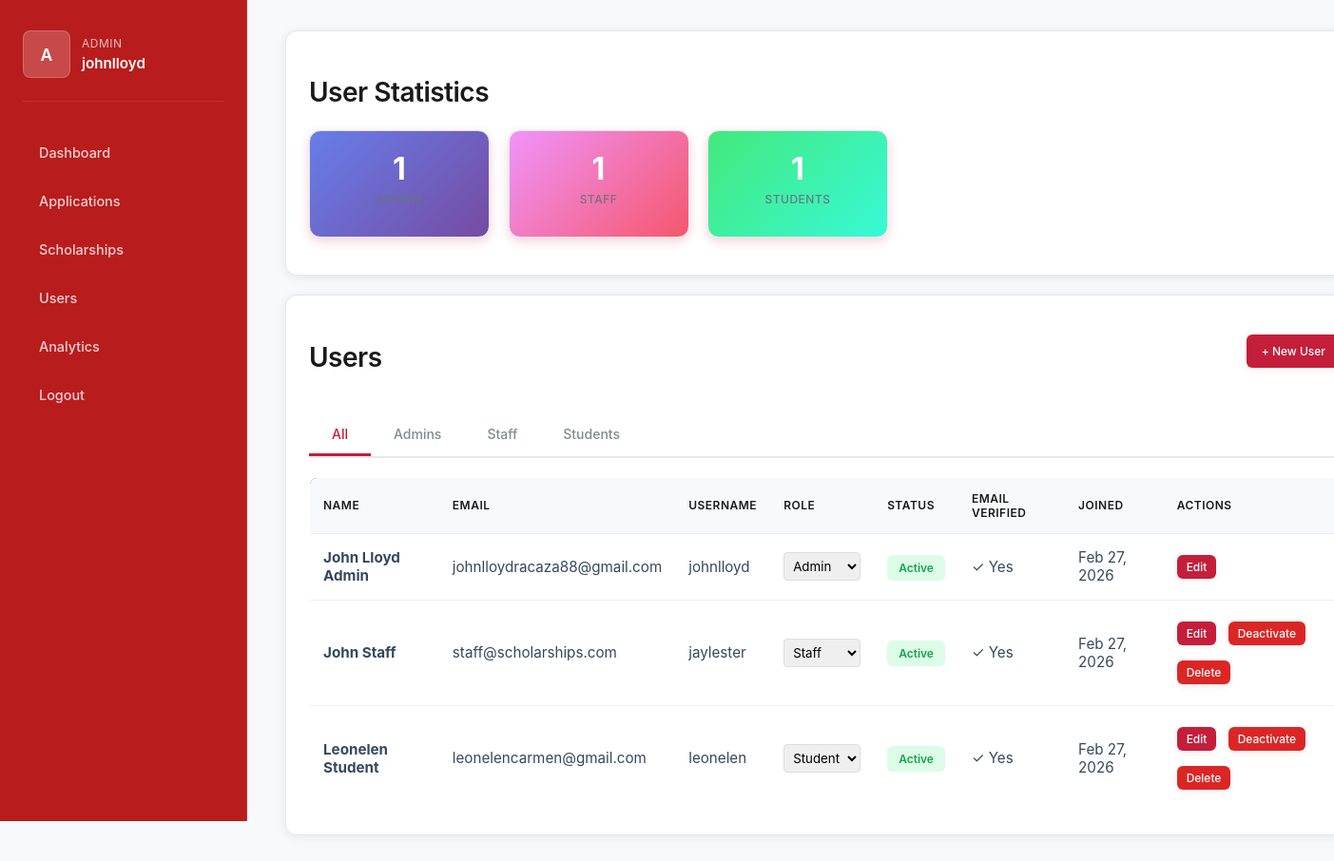
The page /admin/users.php (signed in) on the database its author committed.
### tables this page shows
CREATE TABLE `users` (
  `id` int(11) NOT NULL,
  `username` varchar(100) NOT NULL,
  `password` varchar(255) NOT NULL,
  `first_name` varchar(100) NOT NULL,
  `last_name` varchar(100) NOT NULL,
  `email` varchar(150) NOT NULL,
  `phone` varchar(50) DEFAULT NULL,
  `address` text DEFAULT NULL,
  `role` enum('admin','student','staff') DEFAULT 'student',
  `active` tinyint(1) DEFAULT 1,
  `email_verified` tinyint(1) DEFAULT 0,
  `created_at` datetime DEFAULT current_timestamp(),
  `updated_at` datetime DEFAULT current_timestamp() ON UPDATE current_timestamp(),
  `secret_question` varchar(255) DEFAULT NULL,
  `secret_answer_hash` varchar(255) DEFAULT NULL
);

### helpers/SecurityHelper.php (called while the page is built, shortened)
<?php
function sanitizeString($string) {
    return htmlspecialchars(trim($string), ENT_QUOTES, 'UTF-8');
}

### admin/users.php (the view, shortened to what this page needs)
<?php
require_once __DIR__ . '/../helpers/SecurityHelper.php';
$pdo = getPDO();
$filter = $_GET['role'] ?? '';
$query = "
    SELECT id, username, first_name, last_name, email, role, active, created_at, email_verified
    FROM users
";
$params = [];
$query .= " ORDER BY created_at DESC";
$stmt = $pdo->prepare($query);
$stmt->execute($params);
$users = $stmt->fetchAll(PDO::FETCH_ASSOC) ?: [];
$roleCounts = [];
foreach (['admin', 'staff', 'student'] as $role) {
    $stmt = $pdo->query("SELECT COUNT(*) FROM users WHERE role = '$role'");
    $roleCounts[$role] = $stmt->fetchColumn() ?: 0;
}
?>
<!DOCTYPE html>
<html lang="en">
<head>
    <link rel="stylesheet" href="../assets/style.css">
    <link rel="stylesheet" href="../member/dashboard.css">
</head>
<body>
    <div class="dashboard-app">
        <aside class="sidebar">
            <div class="profile">
                <div class="avatar">A</div>
                <div>
                    <div class="welcome">Admin</div>
                    <div class="username"><?= htmlspecialchars($_SESSION['user']['username']) ?></div>
                </div>
            </div>
            <nav>
                <a href="dashboard.php">Dashboard</a>
                <a href="applications.php">Applications</a>
                <a href="scholarships.php">Scholarships</a>
                <a href="users.php">Users</a>
                <a href="analytics.php">Analytics</a>
                <a href="../auth/logout.php">Logout</a>
            </nav>
        </aside>
        <main class="main">
        <div class="panel">
            <h2>User Statistics</h2>
            <div class="stat-card" style="background: linear-gradient(135deg, #667eea 0%, #764ba2 100%);">
                <div class="number"><?= $roleCounts['admin'] ?></div>
                <div class="label">Admins</div>
            </div>
            <div class="stat-card" style="background: linear-gradient(135deg, #f093fb 0%, #f5576c 100%);">
                <div class="number"><?= $roleCounts['staff'] ?></div>
                <div class="label">Staff</div>
            </div>
            <div class="stat-card" style="background: linear-gradient(135deg, #43e97b 0%, #38f9d7 100%);">
                <div class="number"><?= $roleCounts['student'] ?></div>
                <div class="label">Students</div>
            </div>
        </div>
        <div class="panel">
            <div style="display: flex; justify-content: space-between; align-items: center; margin-bottom: 20px;">
                <h2>Users</h2>
                <button class="btn btn-primary btn-new-user" onclick="openCreateModal()">+ New User</button>
            </div>
            <div class="role-tabs">
                <a href="users.php" class="role-tab <?= empty($filter) ? 'active' : '' ?>">All</a>
                <a href="?role=admin" class="role-tab <?= $filter === 'admin' ? 'active' : '' ?>">Admins</a>
                <a href="?role=staff" class="role-tab <?= $filter === 'staff' ? 'active' : '' ?>">Staff</a>
                <a href="?role=student" class="role-tab <?= $filter === 'student' ? 'active' : '' ?>">Students</a>
            </div>
            <?php if (!empty($users)): ?>
                <table class="table">
                    <thead>
                        <tr>
                            <th>Name</th>
                            <th>Email</th>
                            <th>Username</th>
                            <th>Role</th>
                            <th>Status</th>
                            <th>Email Verified</th>
                            <th>Joined</th>
                            <th>Actions</th>
                        </tr>
                    </thead>
                    <tbody>
                        <?php foreach ($users as $user): ?>
                            <tr>
                                <td>
                                    <strong><?= sanitizeString($user['first_name'] . ' ' . $user['last_name']) ?></strong>
                                </td>
                                <td><?= sanitizeString($user['email']) ?></td>
                                <td><?= sanitizeString($user['username']) ?></td>
                                <td>
                                    <form method="POST" style="display: inline;">
                                        <select name="role" onchange="this.form.submit()" style="padding: 5px; border: 1px solid #ddd; border-radius: 4px;">
                                            <option value="admin" <?= $user['role'] === 'admin' ? 'selected' : '' ?>>Admin</option>
                                            <option value="staff" <?= $user['role'] === 'staff' ? 'selected' : '' ?>>Staff</option>
                                            <option value="student" <?= $user['role'] === 'student' ? 'selected' : '' ?>>Student</option>
                                        </select>
                                    </form>
                                </td>
                                <td>
                                    <span class="<?= $user['active'] ? 'status-active' : 'status-inactive' ?>">
                                        <?= $user['active'] ? 'Active' : 'Inactive' ?>
                                    </span>
                                </td>
                                <td>
                                    <?= $user['email_verified'] ? '✓ Yes' : '✗ No' ?>
                                </td>
                                <td><?= date('M d, Y', strtotime($user['created_at'])) ?></td>
                                <td>
                                    <button class="btn btn-primary" style="padding: 5px 10px;" onclick="openEditModal(<?= $user['id'] ?>, '<?= sanitizeString($user['first_name']) ?>', '<?= sanitizeString($user['last_name']) ?>', '<?= sanitizeString($user['email']) ?>')">Edit</button>
                                    <?php if ($user['id'] != $_SESSION['user_id']): ?>
                                        <form method="POST" style="display: inline;">
                                            <button type="submit" class="btn <?= $user['active'] ? 'btn-danger' : 'btn-success' ?>" style="padding: 5px 10px;">
                                                <?= $user['active'] ? 'Deactivate' : 'Activate' ?>
                                            </button>
                                        </form>
                                        <button class="btn btn-danger" style="padding: 5px 10px;" onclick="openDeleteModal(<?= $user['id'] ?>, '<?= sanitizeString($user['first_name']) ?> <?= sanitizeString($user['last_name']) ?>')">Delete</button>
                                    <?php endif; ?>
                                </td>
                            </tr>
                        <?php endforeach; ?>
                    </tbody>
                </table>
            <?php else: ?>
                <p>No users found.</p>
            <?php endif; ?>
        </div>
    </main>
  </div>
</body>
</html>

### assets/style.css (style rules this page uses)
.stat-card { background: #fff; border-radius: 12px; box-shadow: 0 2px 8px rgba(185,28,28,0.08); padding: 1.5rem 2.5rem; min-width: 180px; text-align: center; border: 1px solid #f3f4f6; display: flex; flex-direction: column; align-items: center; justify-content: center; }
.stat-card .label { color: #444; font-size: 1.1rem; margin-bottom: 8px; }
.panel { background: #fff; padding: 2rem; border-radius: 16px; border: 1px solid #e5e7eb; box-shadow: 0 6px 24px rgba(185,28,28,0.08); transition: box-shadow 0.2s, border-color 0.2s; }
.btn { display: inline-block; padding: 0.9rem 2rem; border-radius: 8px; border: none; background: var(--primary); color: #fff; font-weight: 600; font-size: 1rem; cursor: pointer; box-shadow: 0 2px 8px rgba(185,28,28,0.08); transition: background 0.2s, box-shadow 0.2s, transform 0.2s; font-family: inherit; margin: 0.5rem 0.5rem 0.5rem 0; }
h2 { font-size: 2rem; font-weight: 600; }

### member/dashboard.css (style rules this page uses)
:root { --bg: #fef2f2; --card: #ffffff; --muted: #6b7280; --primary: #b91c1c; --primary-light: #dc2626; --accent: #ef4444; --border: #e5e7eb; --text-primary: #111827; --text-secondary: #6b7280; }
body { background: var(--bg); font-family: 'Inter', -apple-system, BlinkMacSystemFont, 'Segoe UI', sans-serif; color: var(--text-primary); margin: 0; padding: 0; -webkit-font-smoothing: antialiased; -moz-osx-font-smoothing: grayscale; }
.dashboard-app { min-height: 100vh; display: grid; grid-template-columns: 260px 1fr; }
.sidebar { background: var(--primary); color: white; padding: 2rem 1.5rem; border-right: 1px solid rgba(255, 255, 255, 0.1); position: sticky; top: 0; height: 100vh; overflow-y: auto; }
.profile { display: flex; align-items: center; gap: 0.75rem; margin-bottom: 2rem; padding-bottom: 1.5rem; border-bottom: 1px solid rgba(255, 255, 255, 0.1); }
.avatar { width: 48px; height: 48px; border-radius: 8px; background: rgba(255, 255, 255, 0.2); display: flex; align-items: center; justify-content: center; font-weight: 600; font-size: 1.1rem; color: white; border: 1px solid rgba(255, 255, 255, 0.2); }
.welcome { font-size: 0.75rem; color: rgba(255, 255, 255, 0.7); text-transform: uppercase; letter-spacing: 0.5px; margin-bottom: 0.25rem; }
.username { font-weight: 600; font-size: 0.95rem; color: white; }
.sidebar nav { margin-top: 1rem; }
.sidebar a { display: block; color: rgba(255, 255, 255, 0.8); padding: 0.75rem 1rem; border-radius: 6px; text-decoration: none; margin-bottom: 0.5rem; font-size: 0.9rem; font-weight: 500; transition: all 0.2s ease; border: 1px solid transparent; }
.main { padding: 2rem 2.5rem; max-width: 1400px; width: 100%; }
.stat-card { background: var(--card); padding: 1.5rem; border-radius: 8px; border: 1px solid var(--border); display: flex; flex-direction: column; transition: all 0.2s ease; }
.stat-card .label { font-size: 0.85rem; color: var(--muted); text-transform: uppercase; letter-spacing: 0.5px; font-weight: 500; }
.panel { background: var(--card); padding: 1.5rem; border-radius: 8px; border: 1px solid var(--border); transition: all 0.2s ease; }
.btn { display: inline-block; padding: 0.75rem 1.5rem; border-radius: 6px; border: none; background: var(--primary); color: white; text-decoration: none; font-weight: 500; font-size: 0.95rem; cursor: pointer; transition: all 0.2s ease; font-family: inherit; }
table { width: 100%; border-collapse: collapse; background: var(--card); border-radius: 8px; overflow: hidden; border: 1px solid var(--border); }
table thead { background: var(--primary); color: white; }
table th { padding: 1rem; text-align: left; font-weight: 600; font-size: 0.9rem; text-transform: uppercase; letter-spacing: 0.5px; }
table td { padding: 1rem; border-top: 1px solid var(--border); color: var(--text-primary); font-size: 0.95rem; }

### rows shown on the page
users: first_name+last_name "John Lloyd Admin", email "johnlloydracaza88@gmail.com", username "johnlloyd", role "Admin", active "Active", email_verified "✓ Yes", created_at "Feb 27, 2026"
users: first_name+last_name "John Staff", email "staff@scholarships.com", username "jaylester", role "Staff", active "Active", email_verified "✓ Yes", created_at "Feb 27, 2026"
users: first_name+last_name "Leonelen Student", email "leonelencarmen@gmail.com", username "leonelen", role "Student", active "Active", email_verified "✓ Yes", created_at "Feb 27, 2026"

### other values the page prints
$_SESSION['user']['username'] "johnlloyd"
$roleCounts['admin'] "1"
$roleCounts['staff'] "1"
$roleCounts['student'] "1"
